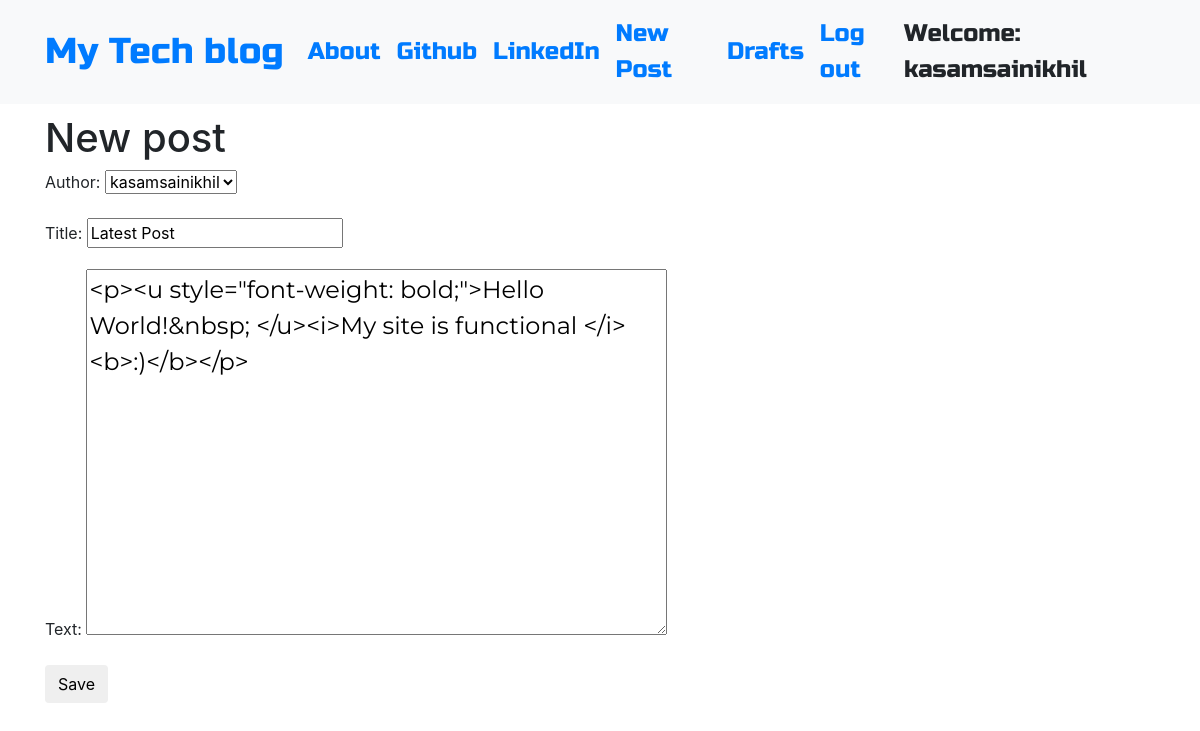
Screenshot of /post/2/edit/ (signed in) with the database file from the repository.
### blog/models.py (models this page shows, shortened)
class Post(models.Model):
    author = models.ForeignKey('auth.User',on_delete=models.CASCADE)
    title = models.CharField(max_length=200)
    text=models.TextField()
    created_date = models.DateTimeField(default=timezone.now)
    published_date=models.DateTimeField(blank=True,null=True)

### blog/views.py (the view)
# urls.py: path('post/<int:pk>/edit/', views.PostUpdateView.as_view(), name='post_edit'),
class PostUpdateView(LoginRequiredMixin,UpdateView):
    login_url = '/login/'
    redirect_field_name = 'blog/post_detail.html'
    form_class = PostForm
    model=Post

### blog/forms.py
class PostForm(forms.ModelForm):
    class Meta():
        model=Post
        fields=('author','title','text')
        widgets ={
            'tittle':forms.TextInput(attrs={'class':'textinputclass'}),
            'text':forms.Textarea(attrs={'class':'editable medium-editor-textarea postcontent'}),
        }

### blog/templates/blog/post_form.html (shortened to what this page needs)
{% extends 'blog/base.html' %}
{% block content %}
    <h1>New post</h1>
    <form method="POST" class="post-form">
    {{form.as_p}}
    <button type="submit" class="save btn btn-default">Save</button>
    </form>
{% endblock %}

### blog/templates/blog/base.html (shortened to what this page needs)
<!DOCTYPE html>
{% load static %}
<html>
  <head>
    <link rel="stylesheet" href="https://stackpath.bootstrapcdn.com/bootstrap/4.1.3/css/bootstrap.min.css"
>
    <link href="https://maxcdn.bootstrapcdn.com/font-awesome/4.7.0/css/font-awesome.min.css" rel="stylesheet">
    <link rel="stylesheet" href="//cdn.jsdelivr.net/medium-editor/latest/css/medium-editor.min.css" type="text/css" media="screen" charset="utf-8">
    <link rel="stylesheet" href="{% static 'css/blog.css' %}">
  </head>
  <body class='loader'>
    <nav class="navbar navbar-expand-lg bg-light techfont">
      <div class="container">
        <div class="navbar-nav align-items-center">
          <a class="navbar-brand bigbrand" href="{% url 'post_list' %}">My Tech blog</a>
          <a class="nav-item nav-link" href="{% url 'about' %}">About</a>
          <a class="nav-item nav-link" href="https://www.github.com">Github</a>
          <a class="nav-item nav-link" href="https://www.linkedin.com">LinkedIn</a>
        </div>
        <div class="navbar-nav align-items-center ml-auto">
          {% if user.is_authenticated %}
            <a class="nav-item nav-link" href="{% url 'post_new' %}">New Post</a>
            <a class="nav-item nav-link" href="{% url 'post_draft_list' %}">Drafts</a>
            <a class="nav-item nav-link" href="{% url 'logout' %}">Log out</a>
            <a >Welcome: {{ user.username }}</a>
          {% else %}
            <a class="nav-item nav-link" href="{% url 'login' %}" aria-label="Login">
              <span class="fa fa-user" aria-hidden="true"></span></a>
          {% endif %}
        </div>
      </div>
    </nav>
          <div class="content container">
              <div class="row">
                  <div class="col-md-8">
                    <div class="blog_posts">
                      {% block content %}
                      {% endblock %}
                    </div>
                  </div>
              </div>
          </div>
  </body>
</html>

### blog/static/css/blog.css (style rules this page uses)
.techfont { font-family: 'Russo One', sans-serif; font-size: 1.5em; margin-bottom: 10px; }
.postcontent { font-family: 'Montserrat'; font-size: 1.5em; }
.bigbrand { font-size: 1.5em; }
.loader { filter:hue-rotate(0deg); color: linear-gradient(45deg,#0f8,#08f); animation:hue 5000ms infinite linear; }

### rows the page displays
Post: author "kasamsainikhil", title "Latest Post", text "<p><u style=\"font-weight: bold;\">Hello World!&nbsp; </u><i>My site is functional </i><b>:)</b></p>"

### other values shown
{{ user.username }} "kasamsainikhil"
